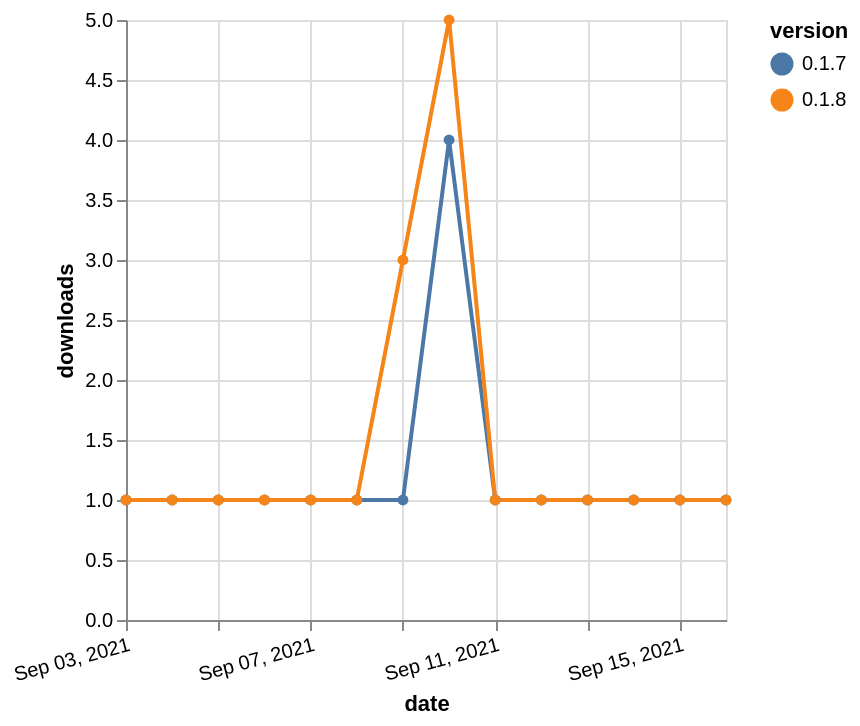

Source (Vega-Lite JSON):
### Vega-Lite specification from a JSON file in a GitHub repository (floating-point values rounded to 4 significant figures)
{"$schema": "https://vega.github.io/schema/vega-lite/v5.json", "description": "A simple bar chart with embedded data.", "data": {"values": [{"date": "2021-09-03", "total": 323, "delta": 1, "version": "0.1.7"}, {"date": "2021-09-04", "total": 324, "delta": 1, "version": "0.1.7"}, {"date": "2021-09-05", "total": 325, "delta": 1, "version": "0.1.7"}, {"date": "2021-09-06", "total": 326, "delta": 1, "version": "0.1.7"}, {"date": "2021-09-07", "total": 327, "delta": 1, "version": "0.1.7"}, {"date": "2021-09-08", "total": 328, "delta": 1, "version": "0.1.7"}, {"date": "2021-09-09", "total": 329, "delta": 1, "version": "0.1.7"}, {"date": "2021-09-10", "total": 333, "delta": 4, "version": "0.1.7"}, {"date": "2021-09-11", "total": 334, "delta": 1, "version": "0.1.7"}, {"date": "2021-09-12", "total": 335, "delta": 1, "version": "0.1.7"}, {"date": "2021-09-13", "total": 336, "delta": 1, "version": "0.1.7"}, {"date": "2021-09-14", "total": 337, "delta": 1, "version": "0.1.7"}, {"date": "2021-09-15", "total": 338, "delta": 1, "version": "0.1.7"}, {"date": "2021-09-16", "total": 339, "delta": 1, "version": "0.1.7"}, {"date": "2021-09-03", "total": 326, "delta": 1, "version": "0.1.8"}, {"date": "2021-09-04", "total": 327, "delta": 1, "version": "0.1.8"}, {"date": "2021-09-05", "total": 328, "delta": 1, "version": "0.1.8"}, {"date": "2021-09-06", "total": 329, "delta": 1, "version": "0.1.8"}, {"date": "2021-09-07", "total": 330, "delta": 1, "version": "0.1.8"}, {"date": "2021-09-08", "total": 331, "delta": 1, "version": "0.1.8"}, {"date": "2021-09-09", "total": 334, "delta": 3, "version": "0.1.8"}, {"date": "2021-09-10", "total": 339, "delta": 5, "version": "0.1.8"}, {"date": "2021-09-11", "total": 340, "delta": 1, "version": "0.1.8"}, {"date": "2021-09-12", "total": 341, "delta": 1, "version": "0.1.8"}, {"date": "2021-09-13", "total": 342, "delta": 1, "version": "0.1.8"}, {"date": "2021-09-14", "total": 343, "delta": 1, "version": "0.1.8"}, {"date": "2021-09-15", "total": 344, "delta": 1, "version": "0.1.8"}, {"date": "2021-09-16", "total": 345, "delta": 1, "version": "0.1.8"}]}, "width": "container", "mark": {"type": "line", "point": {"filled": true}}, "encoding": {"x": {"field": "date", "type": "temporal", "timeUnit": "yearmonthdate", "title": "date", "axis": {"labelAngle": -15}}, "y": {"field": "delta", "type": "quantitative", "title": "downloads"}, "color": {"field": "version", "type": "nominal"}, "tooltip": {"field": "delta"}}}
